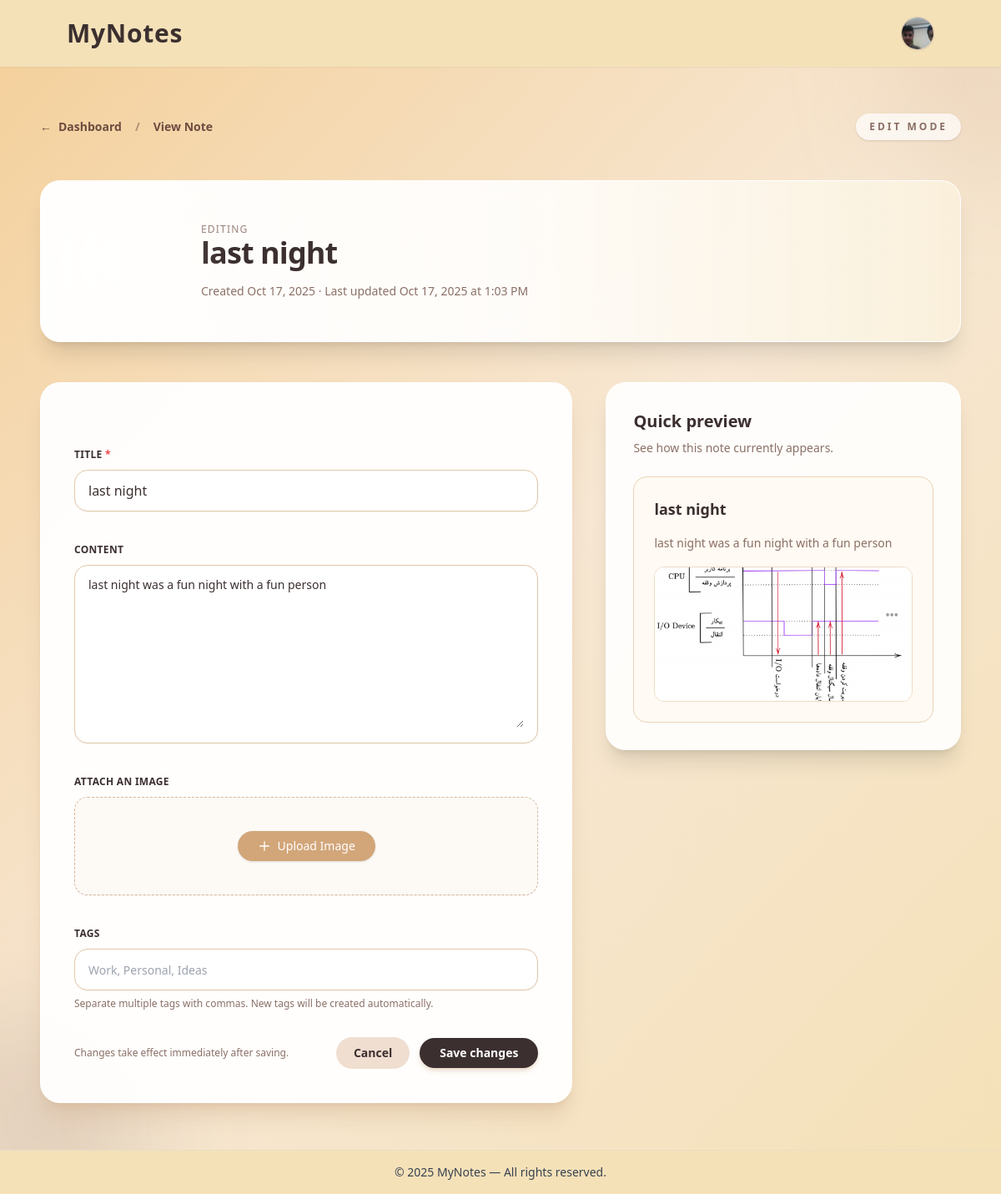
/dashboard/notes/1/edit/ (signed in), run on an earlier commit of the app's database.
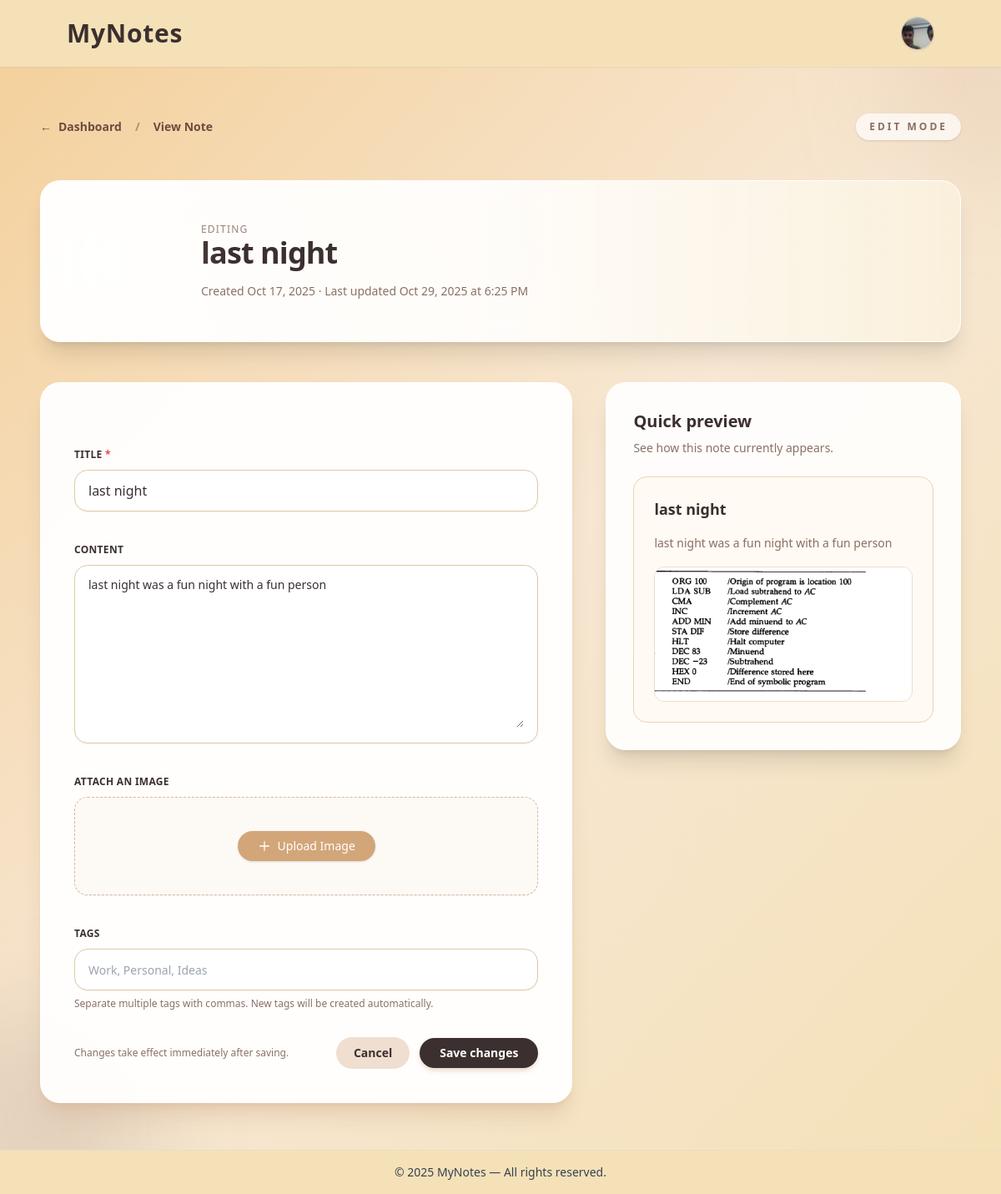
And on a later commit of the database.
### notes/models.py (models this page shows)
class Note(models.Model):
    title = models.CharField(max_length=30,blank=False)
    content = models.TextField(blank=True,null=True)
    image = models.ImageField(upload_to='notePics/', blank=True, null=True)
    createdAt = models.DateTimeField(auto_now_add=True)
    editedAt = models.DateTimeField(auto_now=True)
    author = models.ForeignKey(Profile,on_delete=models.CASCADE)
    tags = models.ManyToManyField(NoteTag,blank=True,null=True)

### notes/views.py (the view)
# urls.py: path('notes/<int:pk>/edit/',editNote, name="editNote"),
@login_required
def editNote(request, pk):
    note = get_object_or_404(Note, pk=pk, author=request.user.profile)
    if request.method == "POST":
        intent = request.POST.get("intent")
        if intent == "attach-tag":
            note_form = AddNoteForm(instance=note)
            note_form.initial["new_tags"] = ""
            tag_form = AddNoteTagsForm(request.POST)
            if tag_form.is_valid():
                title = tag_form.cleaned_data["title"].strip()
                if title:
                    tag, _ = NoteTag.objects.get_or_create(title=title)
                    note.tags.add(tag)
                    messages.success(request, f'Tag "{title}" attached to the note.')
                    return redirect("editNote", pk=note.pk)
                tag_form.add_error("title", "Please enter a valid tag title.")
        else:
            note_form = AddNoteForm(request.POST, request.FILES, instance=note)
            tag_form = AddNoteTagsForm()
            if note_form.is_valid():
                updated_note = note_form.save()
                _attach_new_tags(updated_note, note_form.cleaned_data.get("new_tags", ""))
                messages.success(request, "Note updated successfully.")
                return redirect("viewNote", pk=note.pk)
    else:
        note_form = AddNoteForm(instance=note)
        note_form.initial["new_tags"] = ""
        tag_form = AddNoteTagsForm()
    context = {
        "note": note,
        "note_form": note_form,
        "tag_form": tag_form,
    }
    return render(request, "editNote.html", context=context)

### notes/forms.py
class AddNoteTagsForm(forms.ModelForm):
    class Meta:
        model = NoteTag
        fields = ["title"]
        widgets = {
            "title": forms.TextInput(
                attrs={
                    "placeholder": "e.g. Work, Personal, Ideas",
                    "class": "w-full border-none bg-transparent text-[#3b2f2f] text-sm focus:outline-none focus:ring-0",
                }
            )
        }
        labels = {
            "title": "Tag title",
        }

### templates/editNote.html (shortened to what the changed rows need)
{% extends "base.html" %}
{% block content %}
<section class="relative flex-1 w-full overflow-hidden">
    <div class="relative mx-auto flex w-full max-w-6xl flex-col gap-12 px-6 py-14">
        <header class="relative overflow-hidden rounded-3xl border border-white/70 bg-white/90 backdrop-blur-md shadow-xl">
            <div class="relative flex flex-col gap-6 p-10 sm:flex-row sm:items-center sm:gap-10">
                <div class="flex-1 space-y-4 text-[#3b2f2f]">
                    <div>
                        <p class="text-xs uppercase tracking-widest text-[#6d4c41]/70">Editing</p>
                        <h1 class="text-3xl font-semibold tracking-tight sm:text-4xl">{{ note.title|default:"Untitled note" }}</h1>
                    </div>
                    <p class="text-sm text-[#6d4c41]/80">
                        Created {{ note.createdAt|date:"M j, Y" }}
                        {% if note.editedAt %}
                            · Last updated {{ note.editedAt|date:"M j, Y \\a\\t g:i A" }}
                        {% endif %}
                    </p>
                </div>
            </div>
        </header>
        <div class="grid gap-10 lg:grid-cols-[minmax(0,3fr),minmax(0,2fr)]">
            <div class="space-y-8">
                <form method="post" enctype="multipart/form-data" class="space-y-8 rounded-3xl border border-white/70 bg-white/95 p-10 shadow-xl shadow-[#d0af8f]/40">
                    <div class="space-y-2">
                        <div class="rounded-2xl border border-[#e3c8a8] bg-white px-4 py-3 shadow-sm transition-all focus-within:border-[#c48b64] focus-within:ring-2 focus-within:ring-[#f3d7b5]">
                            {{ note_form.title }}
                        </div>
                    </div>
                    <div class="space-y-2">
                        <div class="rounded-2xl border border-[#e3c8a8] bg-white px-4 py-3 shadow-sm transition-all focus-within:border-[#c48b64] focus-within:ring-2 focus-within:ring-[#f3d7b5]">
                            {{ note_form.content }}
                        </div>
                    </div>
                </form>
            </div>
            <aside class="space-y-8">
                <div class="rounded-3xl border border-white/70 bg-white/90 p-8 shadow-xl">
                    <h2 class="text-xl font-semibold text-[#3b2f2f]">Quick preview</h2>
                    <div class="mt-6 rounded-2xl border border-[#ead4b6] bg-[#fffaf3] p-6 space-y-4">
                        <h3 class="text-lg font-semibold text-[#3b2f2f]">{{ note.title|default:"Untitled note" }}</h3>
                        <p class="text-sm text-[#6d4c41]/80 leading-relaxed">
                            {{ note.content|default:"No content yet."|truncatewords:32 }}
                        </p>
                        {% if note.image %}
                            <div class="overflow-hidden rounded-xl border border-[#e3c8a8]/60">
                                <img src="{{ note.image.url }}" alt="{{ note.title }}" class="h-40 w-full object-cover">
                            </div>
                        {% endif %}
                    </div>
                </div>
            </aside>
        </div>
    </div>
</section>
{% endblock %}

What changed in the data, as far as the page shows it:
changed Note "last night": editedAt "Oct 17, 2025 at 1:03 PM" → "Oct 29, 2025 at 6:25 PM"; image: a different picture
